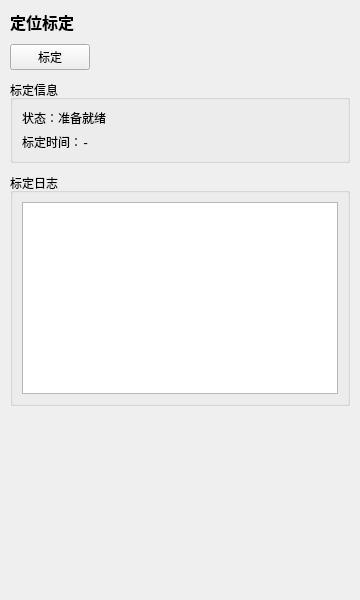
<?xml version="1.0" encoding="UTF-8"?>
<ui version="4.0">
 <class>CalibrationPanel</class>
 <widget class="QWidget" name="CalibrationPanel">
  <property name="geometry">
   <rect>
    <x>0</x>
    <y>0</y>
    <width>360</width>
    <height>600</height>
   </rect>
  </property>
  <property name="sizePolicy">
   <sizepolicy hsizetype="Expanding" vsizetype="Expanding">
    <horstretch>0</horstretch>
    <verstretch>0</verstretch>
   </sizepolicy>
  </property>
  <layout class="QVBoxLayout" name="mainLayout">
   <property name="leftMargin">
    <number>10</number>
   </property>
   <property name="topMargin">
    <number>10</number>
   </property>
   <property name="rightMargin">
    <number>10</number>
   </property>
   <property name="bottomMargin">
    <number>10</number>
   </property>
   <property name="spacing">
    <number>10</number>
   </property>
   <item>
    <widget class="QLabel" name="titleLabel">
     <property name="text">
      <string>定位标定</string>
     </property>
     <property name="styleSheet">
      <string>font-weight: bold; font-size: 12pt;</string>
     </property>
    </widget>
   </item>
   <item>
    <layout class="QHBoxLayout" name="buttonLayout">
     <item>
      <widget class="QPushButton" name="calibrationButton">
       <property name="text">
        <string>标定</string>
       </property>
      </widget>
     </item>
     <item>
      <spacer name="buttonSpacer">
       <property name="orientation">
        <enum>Qt::Horizontal</enum>
       </property>
       <property name="sizeHint" stdset="0">
        <size>
         <width>40</width>
         <height>20</height>
        </size>
       </property>
      </spacer>
     </item>
    </layout>
   </item>
   <item>
    <widget class="QGroupBox" name="infoGroup">
     <property name="title">
      <string>标定信息</string>
     </property>
     <layout class="QVBoxLayout" name="infoLayout">
      <item>
       <widget class="QLabel" name="statusLabel">
        <property name="text">
         <string>状态：准备就绪</string>
        </property>
        <property name="wordWrap">
         <bool>true</bool>
        </property>
        <property name="font">
         <font>
          <family>Courier New</family>
          <pointsize>9</pointsize>
         </font>
        </property>
       </widget>
      </item>
      <item>
       <widget class="QLabel" name="timeLabel">
        <property name="text">
         <string>标定时间：-</string>
        </property>
        <property name="wordWrap">
         <bool>true</bool>
        </property>
        <property name="font">
         <font>
          <family>Courier New</family>
          <pointsize>9</pointsize>
         </font>
        </property>
       </widget>
      </item>
     </layout>
    </widget>
   </item>
   <item>
    <widget class="QGroupBox" name="logGroup">
     <property name="title">
      <string>标定日志</string>
     </property>
     <layout class="QVBoxLayout" name="logLayout">
      <item>
       <widget class="QTextEdit" name="logText">
        <property name="readOnly">
         <bool>true</bool>
        </property>
        <property name="maximumHeight">
         <number>200</number>
        </property>
        <property name="font">
         <font>
          <family>Courier New</family>
          <pointsize>9</pointsize>
         </font>
        </property>
       </widget>
      </item>
     </layout>
    </widget>
   </item>
   <item>
    <spacer name="verticalSpacer">
     <property name="orientation">
      <enum>Qt::Vertical</enum>
     </property>
     <property name="sizeHint" stdset="0">
      <size>
       <width>20</width>
       <height>40</height>
      </size>
     </property>
    </spacer>
   </item>
  </layout>
 </widget>
 <resources/>
 <connections/>
</ui>
